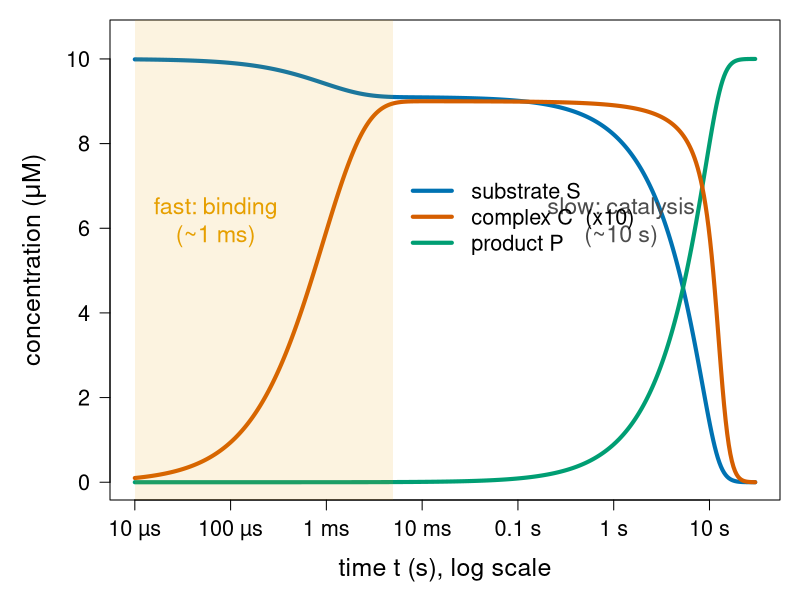
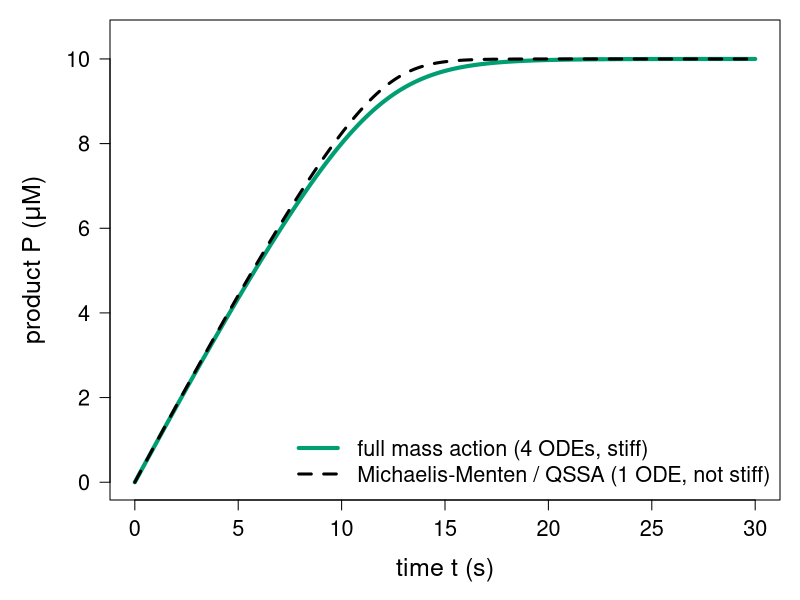
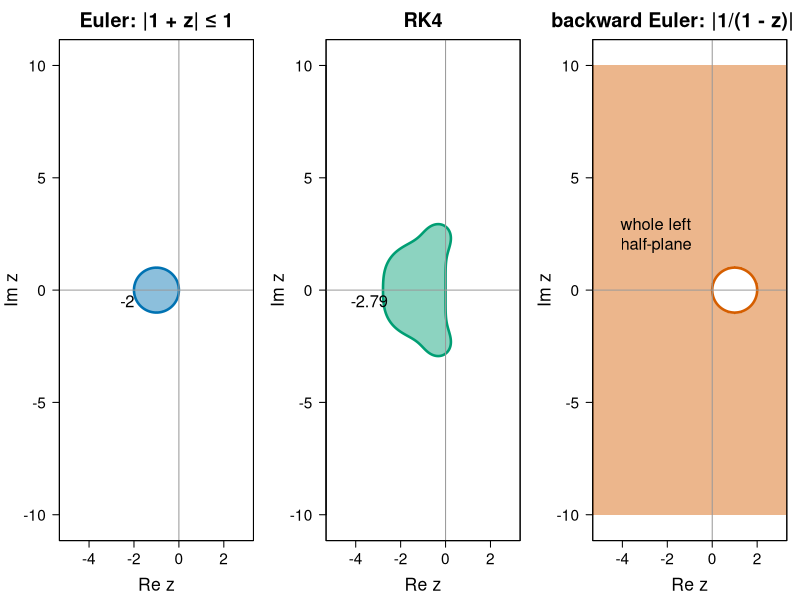
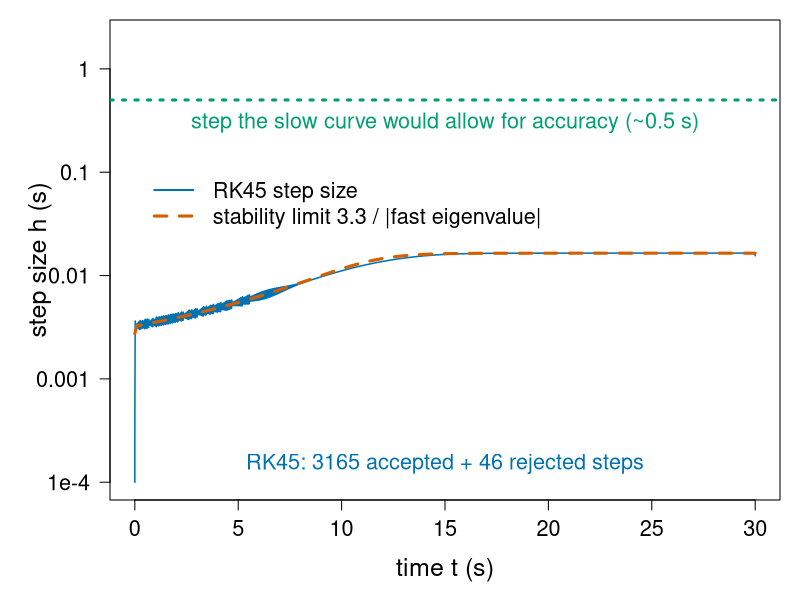
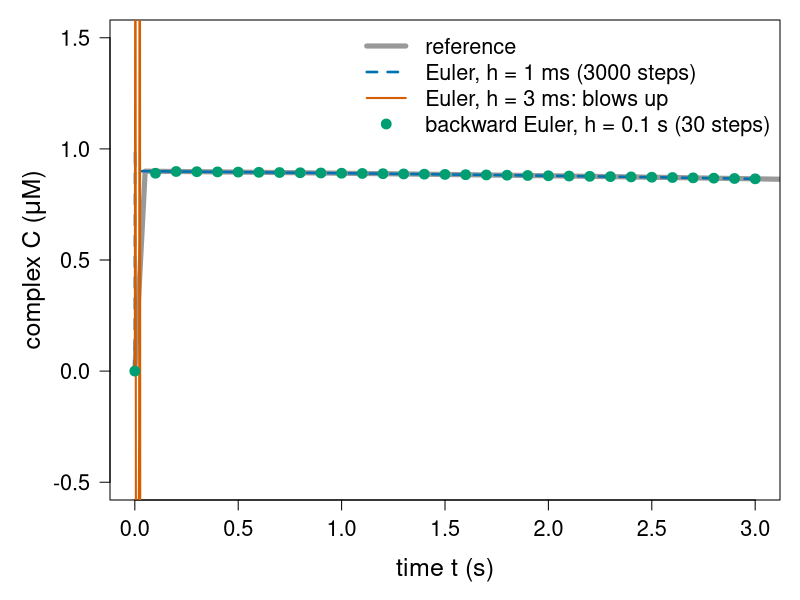
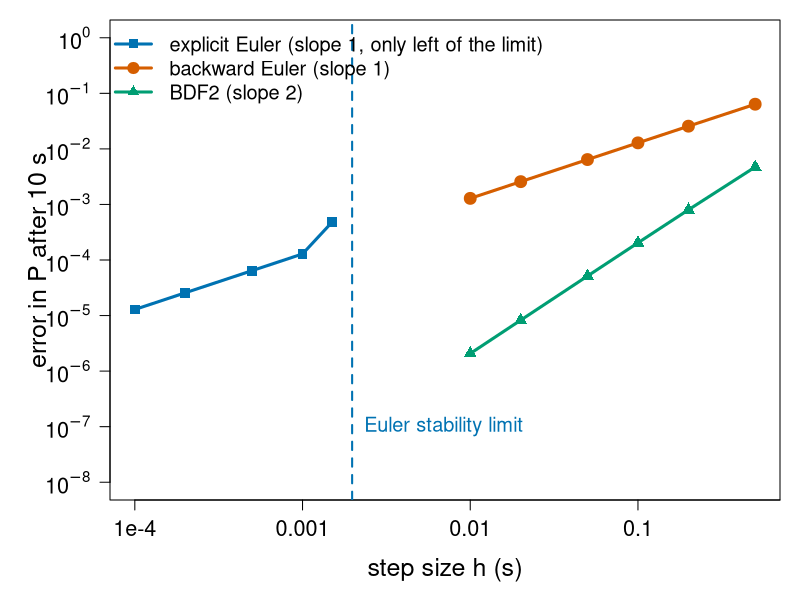
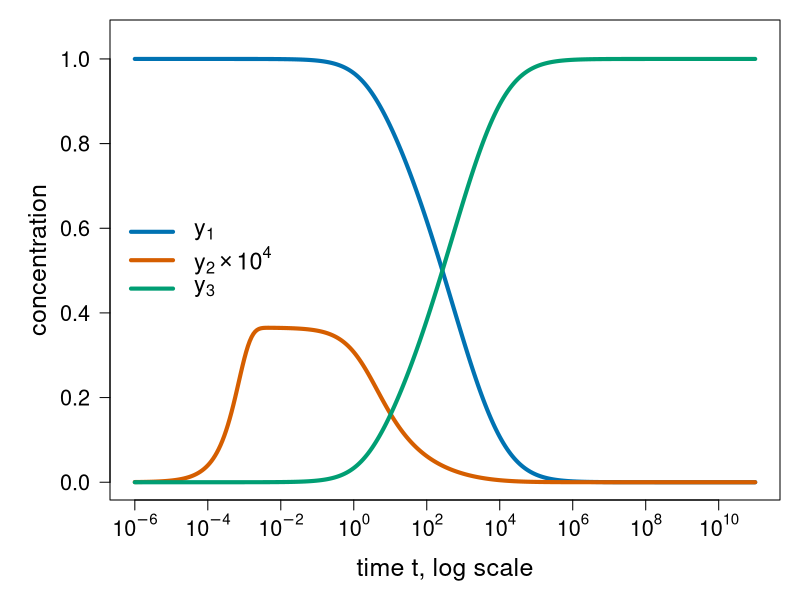
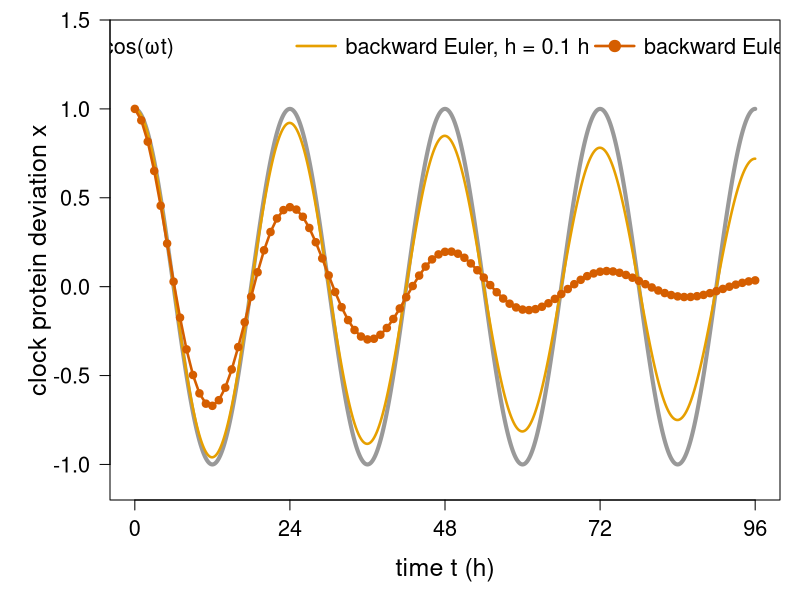

Write the R code that produced these figures, in order.
# Figures for the stiffness/ unit ("Stiffness and implicit methods").
#
# Re-run by hand from this folder (it is NOT run by `quarto render`):
#   cd stiffness && Rscript make-stiffness-figs.R
#
# Base R graphics only (grDevices::svg) plus deSolve for reference solutions.
# Colours are Okabe-Ito (colour-blind safe). Makes:
#   fig01-enzyme.svg           mass-action enzyme kinetics on a log time axis: fast binding, slow catalysis
#   fig02-qssa.svg             full mass-action model vs the Michaelis-Menten (QSSA) model
#   fig03-stability.svg        stability regions of Euler, RK4 and backward Euler in the z = h*lambda plane
#   fig04-rk45-steps.svg       step sizes of an adaptive Dormand-Prince RK45 on the enzyme model
#   fig05-euler-vs-beuler.svg  explicit Euler (h = 1 ms, 3 ms) vs backward Euler (h = 0.1 s) on the enzyme
#   fig06-order.svg            error vs h: explicit Euler, backward Euler, BDF2 on the enzyme
#   fig07-robertson.svg        Robertson's problem from 1e-6 to 1e11 s (lsoda)
#   fig08-damping.svg          backward Euler damps a 24-hour oscillation

library(deSolve)

oi <- c(orange = "#E69F00", sky = "#56B4E9", green = "#009E73",
        yellow = "#F0E442", blue = "#0072B2", red = "#D55E00",
        purple = "#CC79A7", grey = "#999999")

## ---- the running examples (same code as on the slides) ---------------------

kf <- 100; kr <- 100; kcat <- 1                  # per uM per s, per s, per s
E0 <- 1; S0 <- 10                                # uM
Km <- (kr + kcat) / kf; Vmax <- kcat * E0        # 1.01 uM, 1 uM/s
f <- function(y) {                               # y = (S, E, C, P)
  b <- kf * y[2] * y[1] - kr * y[3]
  c(-b, -b + kcat * y[3], b - kcat * y[3], kcat * y[3])
}
jac <- function(y) rbind(c(-kf * y[2], -kf * y[1], kr,         0),
                         c(-kf * y[2], -kf * y[1], kr + kcat,  0),
                         c( kf * y[2],  kf * y[1], -kr - kcat, 0),
                         c( 0,          0,          kcat,      0))
enzyme <- function(t, y, p) list(f(y))
y0 <- c(S = S0, E = E0, C = 0, P = 0)

beuler <- function(f, jac, y0, h, n, tol = 1e-10) {
  Y <- matrix(NA, n + 1, length(y0)); Y[1, ] <- y <- y0
  I <- diag(length(y0))
  for (i in 1:n) {
    yold <- y                                    # Newton starts at y_n
    for (k in 1:20) {
      delta <- solve(I - h * jac(y), -(y - yold - h * f(y)))
      y <- y + delta
      if (sqrt(sum(delta^2)) < tol) break
    }
    Y[i + 1, ] <- y
  }
  Y
}
bdf2 <- function(f, jac, y0, y1, h, n, tol = 1e-10) {  # needs two start values
  Y <- matrix(NA, n + 1, length(y0)); Y[1, ] <- y0; Y[2, ] <- y1
  I <- diag(length(y0))
  for (i in 2:n) {
    y <- Y[i, ]
    for (k in 1:20) {
      G <- y - 4 / 3 * Y[i, ] + 1 / 3 * Y[i - 1, ] - 2 / 3 * h * f(y)
      delta <- solve(I - 2 / 3 * h * jac(y), -G)
      y <- y + delta
      if (sqrt(sum(delta^2)) < tol) break
    }
    Y[i + 1, ] <- y
  }
  Y
}
euler <- function(f, y0, h, n) {
  Y <- matrix(NA, n + 1, length(y0)); Y[1, ] <- y <- y0
  for (i in 1:n) { y <- y + h * f(y); Y[i + 1, ] <- y }
  Y
}

## ---- fig01: fast binding, slow catalysis --------------------------------------

tt <- c(0, 10^seq(-5, log10(30), length.out = 400))
ref <- ode(y0, tt, enzyme, NULL, method = "lsoda", rtol = 1e-10, atol = 1e-12)
svg("fig01-enzyme.svg", width = 10, height = 5.5)
par(mar = c(5, 5.5, 1, 1), cex.lab = 1.5, cex.axis = 1.3)
plot(ref[-1, "time"], ref[-1, "S"], log = "x", type = "l", lwd = 4, col = oi["blue"],
     ylim = c(0, 10.5), xlab = "time t (s), log scale", ylab = expression("concentration (" * mu * "M)"),
     las = 1, xaxt = "n")
axis(1, at = 10^(-5:1), labels = c("10 µs", "100 µs", "1 ms", "10 ms", "0.1 s", "1 s", "10 s"))
lines(ref[-1, "time"], ref[-1, "P"], lwd = 4, col = oi["green"])
lines(ref[-1, "time"], 10 * ref[-1, "C"], lwd = 4, col = oi["red"])
rect(1e-5, -1, 5e-3, 11, col = adjustcolor(oi["orange"], 0.12), border = NA)
text(7e-5, 6.2, "fast: binding\n(~1 ms)", cex = 1.4, col = oi["orange"])
text(1.2, 6.2, "slow: catalysis\n(~10 s)", cex = 1.4, col = "grey30")
legend(5e-3, 7.5, c("substrate S", "complex C  (x10)", "product P"), lwd = 4,
       col = oi[c("blue", "red", "green")], cex = 1.3, bty = "n")
dev.off()

## ---- fig02: full model vs QSSA -------------------------------------------------

tl <- seq(0, 30, by = 0.05)
full <- ode(y0, tl, enzyme, NULL, method = "lsoda", rtol = 1e-10, atol = 1e-12)
mm <- function(t, y, p) list(-Vmax * y / (Km + y))
qssa <- ode(c(S = S0), tl, mm, NULL, rtol = 1e-10, atol = 1e-12)
svg("fig02-qssa.svg", width = 10, height = 5.5)
par(mar = c(5, 5.5, 1, 1), cex.lab = 1.5, cex.axis = 1.3)
plot(tl, full[, "P"], type = "l", lwd = 4, col = oi["green"], ylim = c(0, 10.5),
     xlab = "time t (s)", ylab = expression("product P (" * mu * "M)"), las = 1)
lines(tl, S0 - qssa[, "S"], lwd = 3, lty = 2, col = "black")
legend("bottomright", c("full mass action (4 ODEs, stiff)",
                        "Michaelis-Menten / QSSA (1 ODE, not stiff)"),
       lwd = c(4, 3), lty = c(1, 2), col = c(oi["green"], "black"), cex = 1.3, bty = "n")
dev.off()

## ---- fig03: stability regions -----------------------------------------------------

xs <- seq(-5, 3, length.out = 401); ys <- seq(-4, 4, length.out = 401)
z <- outer(xs, ys, function(a, b) complex(real = a, imaginary = b))
R_euler <- Mod(1 + z)
R_rk4 <- Mod(1 + z + z^2 / 2 + z^3 / 6 + z^4 / 24)
R_be <- Mod(1 / (1 - z))
svg("fig03-stability.svg", width = 13, height = 5)
par(mfrow = c(1, 3), mar = c(4.5, 4.5, 3, 1), cex.lab = 1.6, cex.axis = 1.4, cex.main = 1.8)
panel <- function(R, main, col, outside = FALSE) {
  plot(NA, xlim = range(xs), ylim = range(ys), asp = 1, xlab = expression("Re " * z),
       ylab = expression("Im " * z), main = main, las = 1)
  fill <- adjustcolor(col, 0.45)
  if (outside) rect(-10, -10, 10, 10, col = fill, border = NA)   # stable outside the curve
  for (cl in contourLines(xs, ys, R, levels = 1))
    polygon(cl$x, cl$y, col = if (outside) "white" else fill, border = col, lwd = 2.5)
  abline(h = 0, v = 0, col = oi["grey"])
  box()
}
panel(R_euler, "Euler: |1 + z| ≤ 1", oi["blue"])
text(-2.3, -0.5, "-2", cex = 1.5)
panel(R_rk4, "RK4", oi["green"])
text(-3.4, -0.5, "-2.79", cex = 1.5)
panel(R_be, "backward Euler: |1/(1 - z)| ≤ 1", oi["red"], outside = TRUE)
text(-2.5, 2.5, "whole left\nhalf-plane", cex = 1.5)
dev.off()

## ---- fig04: adaptive RK45 on the enzyme ------------------------------------------
## Hand-written Dormand-Prince 5(4) with a standard step-size controller.

dp_a <- list(c(), c(1/5), c(3/40, 9/40), c(44/45, -56/15, 32/9),
             c(19372/6561, -25360/2187, 64448/6561, -212/729),
             c(9017/3168, -355/33, 46732/5247, 49/176, -5103/18656),
             c(35/384, 0, 500/1113, 125/192, -2187/6784, 11/84))
dp_b <- c(35/384, 0, 500/1113, 125/192, -2187/6784, 11/84, 0)
dp_e <- dp_b - c(5179/57600, 0, 7571/16695, 393/640, -92097/339200, 187/2100, 1/40)
rk45 <- function(f, y, tend, rtol = 1e-6, atol = 1e-6, h = 1e-4) {
  t <- 0; ts <- 0; hs <- numeric(0); nrej <- 0
  while (t < tend) {
    h <- min(h, tend - t)
    K <- matrix(0, 7, length(y))
    for (s in 1:7) {
      ys <- y
      if (s > 1) for (j in 1:(s - 1)) ys <- ys + h * dp_a[[s]][j] * K[j, ]
      K[s, ] <- f(ys)
    }
    ynew <- y + h * colSums(dp_b * K)
    err <- sqrt(mean((h * colSums(dp_e * K) / (atol + rtol * pmax(abs(y), abs(ynew))))^2))
    if (err <= 1) { t <- t + h; y <- ynew; ts <- c(ts, t); hs <- c(hs, h) } else nrej <- nrej + 1
    h <- h * min(5, max(0.2, 0.9 * err^(-1/5)))
  }
  list(t = ts, h = hs, nrej = nrej, y = y)
}
run <- rk45(f, unname(y0), 30)
cat("RK45 (hand-written): accepted", length(run$h), "rejected", run$nrej, "\n")
lam_fast <- sapply(seq(0, 30, by = 0.1), function(tk) {
  yk <- ode(y0, c(0, tk + 1e-12), enzyme, NULL, method = "lsoda", rtol = 1e-10, atol = 1e-12)[2, -1]
  min(Re(eigen(jac(yk))$values))
})
svg("fig04-rk45-steps.svg", width = 10, height = 5.5)
par(mar = c(5, 5.5, 1, 1), cex.lab = 1.5, cex.axis = 1.3)
plot(run$t[-1], run$h, log = "y", type = "l", col = oi["blue"], lwd = 1.5,
     ylim = c(1e-4, 2), xlab = "time t (s)", ylab = "step size h (s)", las = 1, yaxt = "n")
axis(2, at = 10^(-4:0), labels = c("1e-4", "0.001", "0.01", "0.1", "1"), las = 1)
lines(seq(0, 30, by = 0.1), 3.3 / abs(lam_fast), lwd = 3, lty = 2, col = oi["red"])
abline(h = 0.5, lwd = 3, lty = 3, col = oi["green"])
text(15, 0.3, "step the slow curve would allow for accuracy (~0.5 s)", cex = 1.3, col = oi["green"])
text(15, 1.5e-4, paste0("RK45: ", length(run$h), " accepted + ", run$nrej,
                        " rejected steps"), cex = 1.3, col = oi["blue"])
legend(0, 0.12, c("RK45 step size", "stability limit 3.3 / |fast eigenvalue|"),
       lwd = c(2, 3), lty = c(1, 2), col = oi[c("blue", "red")], cex = 1.3, bty = "n")
dev.off()

## ---- fig05: explicit vs backward Euler on the enzyme --------------------------------

e1 <- euler(f, unname(y0), 1e-3, 3000)
e3 <- euler(f, unname(y0), 3e-3, 1000)
be <- beuler(f, jac, unname(y0), 0.1, 30)
svg("fig05-euler-vs-beuler.svg", width = 10, height = 5.5)
par(mar = c(5, 5.5, 1, 1), cex.lab = 1.5, cex.axis = 1.3)
plot(tl, full[, "C"], type = "l", lwd = 5, col = oi["grey"], xlim = c(0, 3), ylim = c(-0.5, 1.5),
     xlab = "time t (s)", ylab = expression("complex C (" * mu * "M)"), las = 1)
lines((0:3000) * 1e-3, e1[, 3], lwd = 2.5, lty = 2, col = oi["blue"])
ok <- is.finite(e3[, 3]) & abs(e3[, 3]) < 5
lines(((0:1000) * 3e-3)[ok], e3[ok, 3], lwd = 2, col = oi["red"])
points((0:30) * 0.1, be[, 3], pch = 19, cex = 1.3, col = oi["green"])
legend("topright", c("reference", "Euler, h = 1 ms (3000 steps)", "Euler, h = 3 ms: blows up",
                     "backward Euler, h = 0.1 s (30 steps)"),
       lwd = c(5, 2.5, 2, NA), lty = c(1, 2, 1, NA), pch = c(NA, NA, NA, 19), col = oi[c("grey", "blue", "red", "green")],
       cex = 1.3, bty = "n")
dev.off()

## ---- fig06: error vs h ----------------------------------------------------------

## Start after the binding transient (t = 0.1 s, from the reference), integrate 10 s:
## the solution is smooth there but the problem is still stiff.
refy <- function(t) unname(ode(y0, c(0, t), enzyme, NULL, method = "lsoda", rtol = 1e-12, atol = 1e-14)[2, -1])
ys <- refy(0.1); Pref <- refy(10.1)[4]
lam_s <- min(Re(eigen(jac(ys))$values))
cat("fast eigenvalue at t = 0.1 s:", lam_s, " Euler limit 2/|lambda| =", 2 / abs(lam_s), "\n")
hs_imp <- c(0.5, 0.2, 0.1, 0.05, 0.02, 0.01)
err_be <- sapply(hs_imp, function(h) abs(beuler(f, jac, ys, h, round(10 / h))[round(10 / h) + 1, 4] - Pref))
err_b2 <- sapply(hs_imp, function(h)                  # second start value from the reference
  abs(bdf2(f, jac, ys, refy(0.1 + h), h, round(10 / h))[round(10 / h) + 1, 4] - Pref))
hs_ex <- c(0.0015, 0.001, 5e-4, 2e-4, 1e-4)
err_ex <- sapply(hs_ex, function(h) abs(euler(f, ys, h, round(10 / h))[round(10 / h) + 1, 4] - Pref))
print(rbind(hs_imp, err_be, err_b2)); print(rbind(hs_ex, err_ex))
svg("fig06-order.svg", width = 10, height = 5.5)
par(mar = c(5, 5.5, 1, 1), cex.lab = 1.5, cex.axis = 1.3)
plot(hs_imp, err_be, log = "xy", type = "o", pch = 19, lwd = 3, cex = 1.3, col = oi["red"],
     xlim = c(1e-4, 0.5), ylim = c(1e-8, 1), xlab = "step size h (s)",
     ylab = "error in P after 10 s", las = 1, xaxt = "n", yaxt = "n")
axis(1, at = 10^(-4:0), labels = c("1e-4", "0.001", "0.01", "0.1", "1"))
axis(2, at = 10^(-8:0), labels = parse(text = paste0("10^", -8:0)), las = 1)
lines(hs_imp, err_b2, type = "o", pch = 17, lwd = 3, cex = 1.3, col = oi["green"])
lines(hs_ex, err_ex, type = "o", pch = 15, lwd = 3, cex = 1.3, col = oi["blue"])
abline(v = 2 / abs(lam_s), lty = 2, col = oi["blue"], lwd = 2)
text(2 / abs(lam_s), 1e-7, "  Euler stability limit", adj = 0, cex = 1.2, col = oi["blue"])
legend("topleft", c("explicit Euler (slope 1, only left of the limit)",
                        "backward Euler (slope 1)", "BDF2 (slope 2)"),
       lwd = 3, pch = c(15, 19, 17), col = oi[c("blue", "red", "green")], cex = 1.2, bty = "n")
dev.off()

## ---- fig07: Robertson's problem ---------------------------------------------------

rober <- function(t, y, p) {
  r1 <- 0.04 * y[1]; r2 <- 3e7 * y[2]^2; r3 <- 1e4 * y[2] * y[3]
  list(c(-r1 + r3, r1 - r2 - r3, r2))
}
tr <- c(0, 10^seq(-6, 11, by = 0.05))
rob <- ode(c(y1 = 1, y2 = 0, y3 = 0), tr, rober, NULL, method = "lsoda", rtol = 1e-8, atol = 1e-12)
svg("fig07-robertson.svg", width = 10, height = 5.5)
par(mar = c(5, 5.5, 1, 1), cex.lab = 1.5, cex.axis = 1.3)
plot(rob[-1, "time"], rob[-1, "y1"], log = "x", type = "l", lwd = 4, col = oi["blue"],
     ylim = c(0, 1.05), xlab = "time t, log scale", ylab = "concentration", las = 1, xaxt = "n")
axis(1, at = 10^seq(-6, 10, by = 2), labels = parse(text = paste0("10^", seq(-6, 10, by = 2))))
lines(rob[-1, "time"], 1e4 * rob[-1, "y2"], lwd = 4, col = oi["red"])
lines(rob[-1, "time"], rob[-1, "y3"], lwd = 4, col = oi["green"])
legend("left", c(expression(y[1]), expression(y[2] %*% 10^4), expression(y[3])), lwd = 4,
       col = oi[c("blue", "red", "green")], cex = 1.4, bty = "n")
dev.off()

## ---- fig08: backward Euler damps an oscillation -------------------------------------

w <- 2 * pi / 24
A <- matrix(c(0, 1, -w^2, 0), 2, byrow = TRUE)
osc_f <- function(y) as.vector(A %*% y)
osc_j <- function(y) A
th <- seq(0, 96, by = 0.1)
b1 <- beuler(osc_f, osc_j, c(1, 0), 1, 96)
b01 <- beuler(osc_f, osc_j, c(1, 0), 0.1, 960)
svg("fig08-damping.svg", width = 10, height = 5.5)
par(mar = c(5, 5.5, 1, 1), cex.lab = 1.5, cex.axis = 1.3)
plot(th, cos(w * th), type = "l", lwd = 4, col = oi["grey"], ylim = c(-1.1, 1.4),
     xlab = "time t (h)", ylab = "clock protein deviation x", las = 1, xaxt = "n")
axis(1, at = seq(0, 96, by = 24))
lines(th, b01[, 1], lwd = 2.5, col = oi["orange"])
lines(0:96, b1[, 1], type = "o", pch = 19, cex = 0.8, lwd = 2.5, col = oi["red"])
legend("top", c("exact cos(ωt)", "backward Euler, h = 0.1 h", "backward Euler, h = 1 h"),
       lwd = c(4, 2.5, 2.5), pch = c(NA, NA, 19), col = oi[c("grey", "orange", "red")],
       cex = 1.3, bty = "n", horiz = FALSE, ncol = 3, x.intersp = 0.5)
dev.off()
